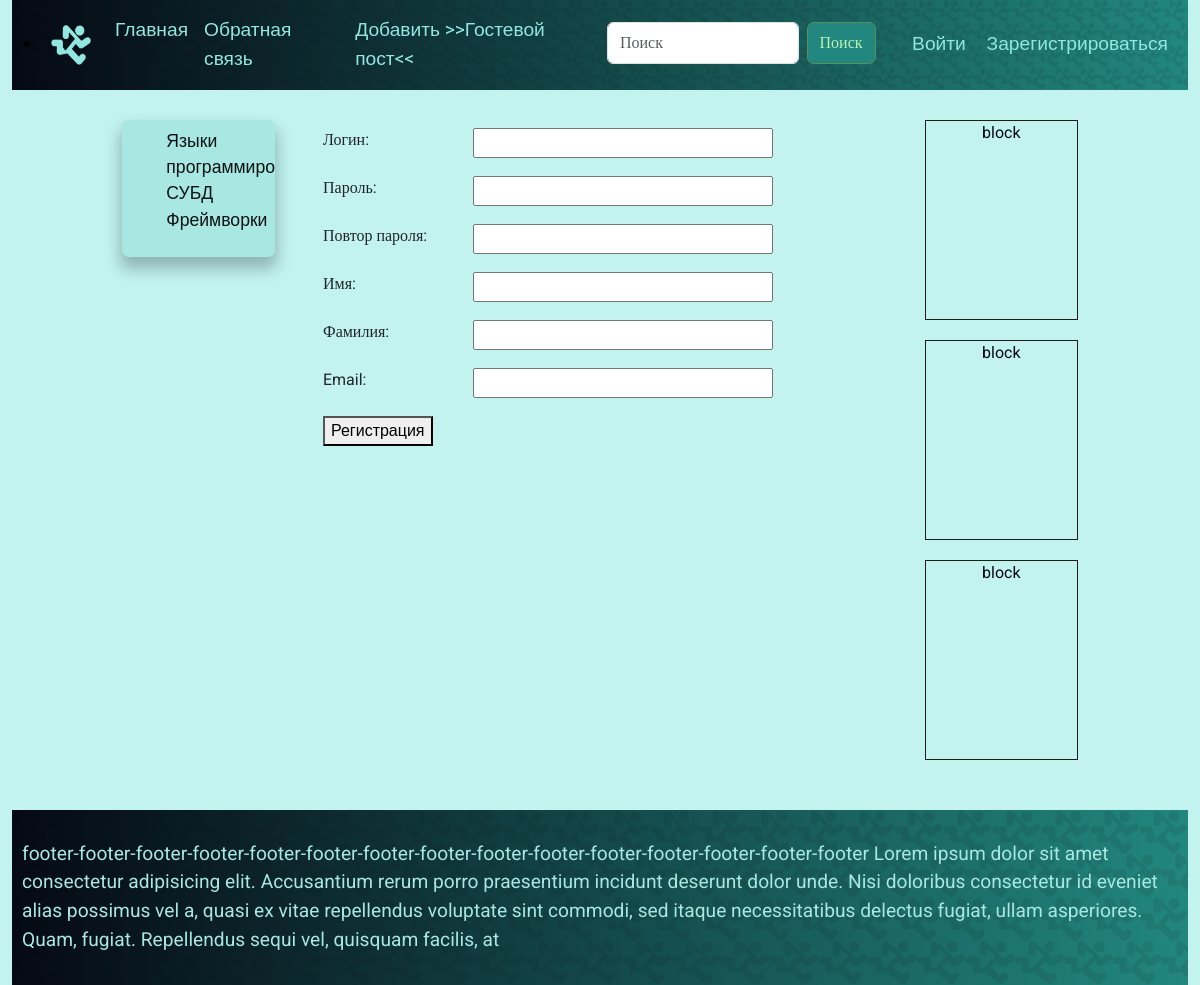
Screenshot of /register/ with the database file from the repository.
### blog/models.py (models this page shows, shortened)
class ModelCategories(models.Model):
    name = models.CharField(max_length=100, db_index=True, verbose_name="Категория")
    slug = models.SlugField(max_length=255, unique=True, db_index=True, verbose_name="URL")
    class Meta:
        verbose_name = 'Категория'
        verbose_name_plural = 'Категории'
        ordering = ['id']

### blog/views.py (the view, shortened to what this page needs)
# urls.py: path('register/', views.RegisterUser.as_view(), name='register'),
class RegisterUser(FormView):
    form_class = RegisterUserForm
    template_name = 'blog/register.html'
    success_url = reverse_lazy('home')  # в дальнейшем доработать выход на страницу профиля

### blog/forms.py (shortened to what this page needs)
class RegisterUserForm(UserCreationForm):
    username = forms.CharField(label='Логин', widget=forms.TextInput(attrs={'class': 'form-input'}))
    password1 = forms.CharField(label='Пароль', widget=forms.PasswordInput(attrs={'class': 'form-input'}))
    password2 = forms.CharField(label='Повтор пароля', widget=forms.PasswordInput(attrs={'class': 'form-input'}))
    first_name = forms.CharField(label='Имя', widget=forms.TextInput(attrs={'class': 'form-input'}))
    last_name = forms.CharField(label='Фамилия', widget=forms.TextInput(attrs={'class': 'form-input'}))
    email = forms.EmailField(label='Email', widget=forms.EmailInput(attrs={'class': 'form-input'}))
    class Meta:
        model = User
        fields = ('username', 'password1', 'password2', 'first_name', 'last_name', 'email')

### blog/templatetags/blog_tags.py (called while the page is built)
@register.simple_tag()
def get_horizontal_menu():
    menu = [{'title': "Главная", 'url_name': 'home'},
            {'title': "Обратная связь", 'url_name': 'contact'},
            {'title': "Добавить >>Гостевой пост<<", 'url_name': 'addpage'},
            ]
    return menu

@register.simple_tag()
def get_horizontal_menu_cat():
    menu_cat = []
    categories = ModelCategories.objects.all()
    for category in categories:
        menu_cat.append({
            'title': category.name,
            'url_name': 'home_category',
            'category_slug': category.slug,
        })
    return menu_cat

@register.simple_tag(name='menu_cat_subcat')
def get_vertical_menu_posts():
    categories = ModelCategories.objects.all()
    subcategories = ModelSubcategories.objects.all()
    cat_subcat_menu = {
        'categories': categories,
        'subcategories': subcategories,
    }
    return cat_subcat_menu

### blog/templates/blog/register.html (shortened to what this page needs)
{% extends 'blog/base.html' %}
{% block content %}
<form method="post">
    {% for f in form %}
    <p><label class="form-label" for="{{ f.id_for_label }}">{{f.label}}: </label>{{ f }}</p>
    {% endfor %}
    <button type="submit">Регистрация</button>
</form>
{% endblock %}

### blog/templates/blog/base.html (shortened to what this page needs)
<!DOCTYPE html>
<html lang="en">
<head>
    {% load static %} {% load blog_tags %}
    <link rel="stylesheet" href="{% static 'admin/css/bootstrap.css' %}"/>
    <link type="text/css" href="{% static 'blog/css/styles.css' %}" rel="stylesheet"/>
</head>
<body>
<div class="container-fluid mx-auto align-self-center">
    <header>
        <nav class="navbar navbar-expand-lg">
            <div class="container-fluid">
                <div class="navbar-brand">
                    <li>
                        <img src="{% static 'blog/img/logo.png' %}" alt="Elvand" data-bs-toggle="dropdown" width="40" height="40"/>
                            {% get_horizontal_menu_cat as horizontal_menu_cat %}
                    </li>
                </div>
                <div class="collapse navbar-collapse" id="navbarSupportedContent">
                    <ul class="navbar-nav me-auto mb-2 mb-lg-0">
                        {% get_horizontal_menu as horizontal_menu %}
                        {% for item in horizontal_menu %}
                        <li class="nav-item">
                            <a class="nav-link" href="{% url item.url_name %}">{{ item.title }}</a>
                        </li>
                        {% endfor %}
                    </ul>
                    <ul class="navbar-nav me-auto mb-2 mb-lg-0">
                        <li class="nav-item">
                            <form class="d-flex" role="search">
                                <input class="form-control me-2" type="search" placeholder="Поиск" aria-label="Поиск">
                                <button class="btn btn-outline-success" type="submit">Поиск</button>
                            </form>
                        </li>
                        <li class="nav-item">&nbsp;&nbsp;&nbsp;&nbsp;&nbsp;&nbsp;
                        </li>
                        {% if user.is_authenticated %}
                        <li class="nav-item">
                            <a class="nav-link"
                               href="{% url 'user_profile' user.username %}">{{ user.username }}&nbsp;</a>
                        </li>
                        <li class="nav-item">
                            <a class="nav-link" href="{% url 'logout' %}">Выйти</a>
                        </li>
                        {% else %}
                        <li class="nav-item">
                            <a class="nav-link" href="{% url 'login' %}">Войти&nbsp;</a>
                        </li>
                        <li class="nav-item">
                            <a class="nav-link" href="{% url 'register' %}">Зарегистрироваться</a>
                        </li>
                        {% endif %}
                    </ul>
                </div>
            </div>
        </nav>
    </header>
    <section class="row g-5">
        <div class="col-sm-0 col-md-0 col-lg-0 col-xl-1"></div>
        <div class="col-sm-2 col-md-3 col-lg-3 col-xl-2">
            <nav class="navbar navbar-expand-lg navbar-light vert_nav">
                <div class="container-fluid">
                    <div class="d-flex align-items-center justify-content-end">
                        <div class="collapse navbar-collapse" id="navbarVertical">
                            {% menu_cat_subcat as menu_cs %}
                            <ul>
                                {% for category in menu_cs.categories %}
                                <li>
                                    <a href="{% url 'home' category_slug=category.slug %}">{{ category.name }}</a>
                                </li>
                                {% endfor %}
                            </ul>
                        </div>
                    </div>
                </div>
            </nav>
        </div>
        <div class="col-sm-8 col-md-6 col-lg-6 col-xl-6">{% block content %} {% endblock %}</div>
        <div class="col-sm-2 col-md-3 col-lg-3 col-xl-2">
            <div class="block">block</div>
            <div class="block">block</div>
            <div class="block">block</div>
        </div>
        <div class="col-sm-0 col-md-0 col-lg-0 col-xl-1"></div>
    </section>
    <footer id="footer">
        footer-footer-footer-footer-footer-footer-footer-footer-footer-footer-footer-footer-footer-footer-footer
        Lorem ipsum dolor sit amet consectetur adipisicing elit. Accusantium
        rerum porro praesentium incidunt deserunt dolor unde. Nisi doloribus
        consectetur id eveniet alias possimus vel a, quasi ex vitae repellendus
        voluptate sint commodi, sed itaque necessitatibus delectus fugiat, ullam
        asperiores. Quam, fugiat. Repellendus sequi vel, quisquam facilis, at
    </footer>
</div>
</body>
</html>

### blog/static/blog/css/styles.css (style rules this page uses)
:root { --color11: #6ACFC8; --color12: #629B97; --color13: #22877F; --color14: #92E7E1; --color15: #A9E7E2; --color16: #C2F3EF; --color17: #e2faf8; --colorA11: #7897D5; --colorA12: #6B7DA0; --colorA13: #27488B; --colorA14: #9DB7EA; --colorA15: #B2C5EA; --colorB11: #82E877; --colorB12: #75AE6F; --colorB13: #319727; --colorB14: #A3F49B; --colorB15: #B9F4B2; --color21: #0C1A1A; --color22: #0C1414; --color23: #041111; --color24: #548D8D; --color25: #638D8D; --colorA21: #0F131D; --colorA22: #0E1016; --colorA23: #050913; --colorA24: #5B6A8E; --colorA25: #68748E; --colorB21: #102310; --colorB22: #101A10; --colorB23: #051705; --colorB24: #569156; --colorB25: #669166; }
body { font-family: 'Roboto', sans-serif; background:var(--color16); }
button, input[type="button"], input[type="submit"] { font-family: 'Roboto', sans-serif; }
input[type="text"], input[type="password"], input[type="email"], textarea { font-family: 'Roboto', sans-serif; }
form { font-family: 'Roboto'; }
.block { border: solid 1px #1f1b1b; margin: 0 0 20px; text-align: center; min-height: 200px; color: #050913; }
.btn { border: 1px solid var(--colorB24); padding: 8px 12px; cursor: pointer; border-radius: 7px; font-size: 16px; text-align: center; text-decoration: none; display: inline-block; transition: background-color 0.3s, color 0.3s; background-color: var(--color13); color: var(--colorB15); }
footer, section { padding: 30px 10px; }
header, footer { font-size: 120%; color: var(--color15); background: url(../img/pattern.png), var(--colorA23); background: url(../img/pattern.png), -moz-linear-gradient(left, var(--colorA23) 0%, var(--color13) 100%); background: url(../img/pattern.png), -webkit-linear-gradient(left, var(--colorA23) 0%, var(--color13) 100%); background: url(../img/pattern.png), linear-gradient(to right, var(--colorA23) 0%, var(--color13) 100%); filter: progid:DXImageTransform.Microsoft.gradient(startColorstr=var(--colorA23), endColorstr=var(--color13), GradientType=1); background-size: contain; }
.navbar a { color: var(--color14); text-decoration: none; }
.vert_nav { font-size: 110%; overflow: hidden; background:var(--color15); border-radius: 7px; box-shadow: 0px 10px 15px 2px rgba(0, 0, 0, 0.25); margin: 0 0 50px; }
.vert_nav a { color:var(--color22); text-decoration: none; }
.vert_nav li { list-style-type: none; }
.form-control, .form-select, .form-textarea, .form-textinput, .fileinpu { width: 100%; }
.form-input { width: 300px; font-size: 16px; }
.form-label { display: inline-block; min-width: 150px; vertical-align: top; }

### rows the page displays
ModelCategories: name "Языки…"
ModelCategories: name "СУБД"
ModelCategories: name "Фреймворки"

### other values shown
{{ item.title }} "Главная" "Обратная связь" "Добавить >>Гостевой пост<<"
{{ f.label }} "Логин" "Пароль" "Повтор пароля" "Имя" "Фамилия" "Email"
